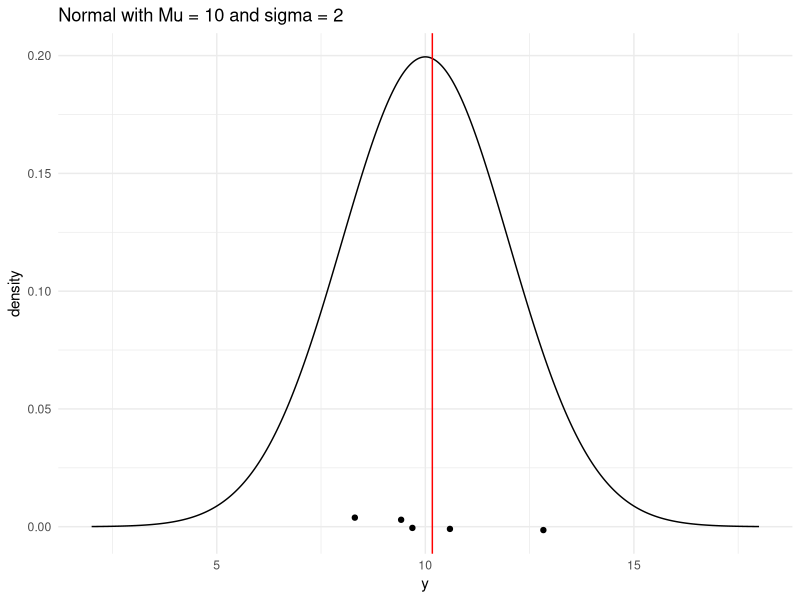
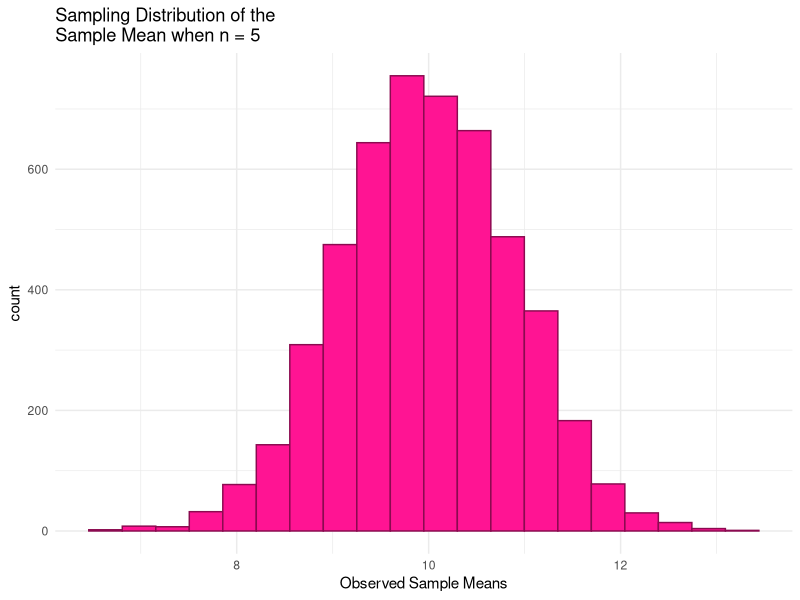
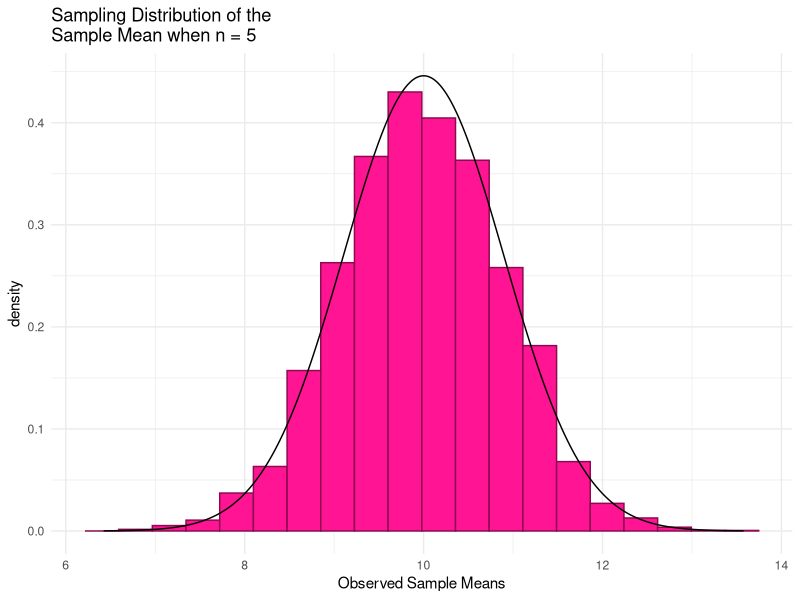
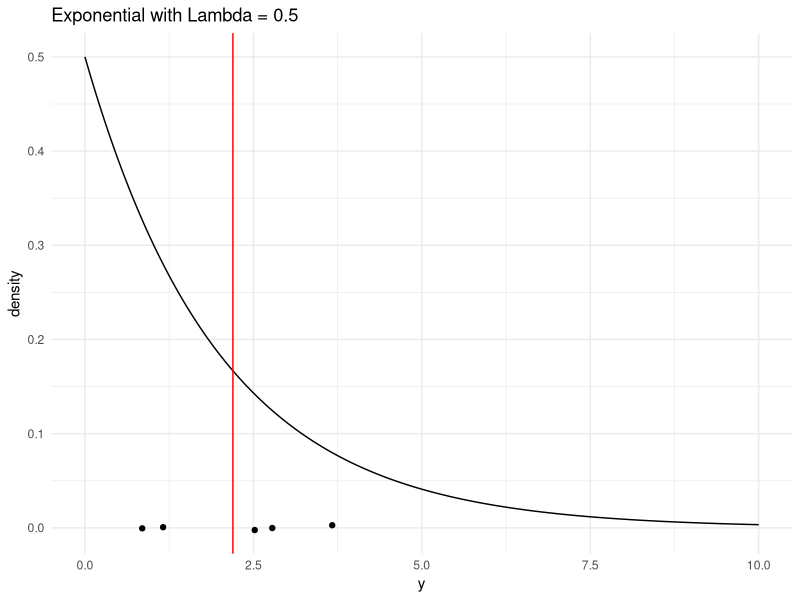
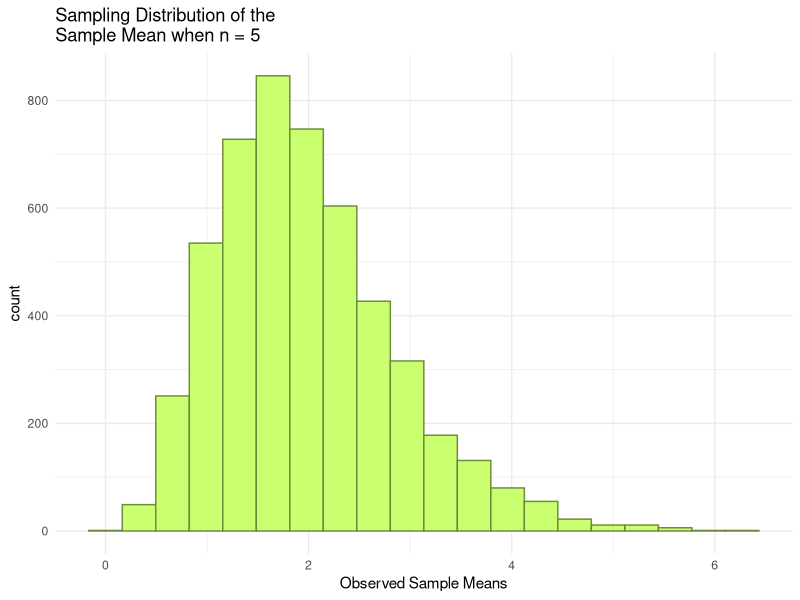
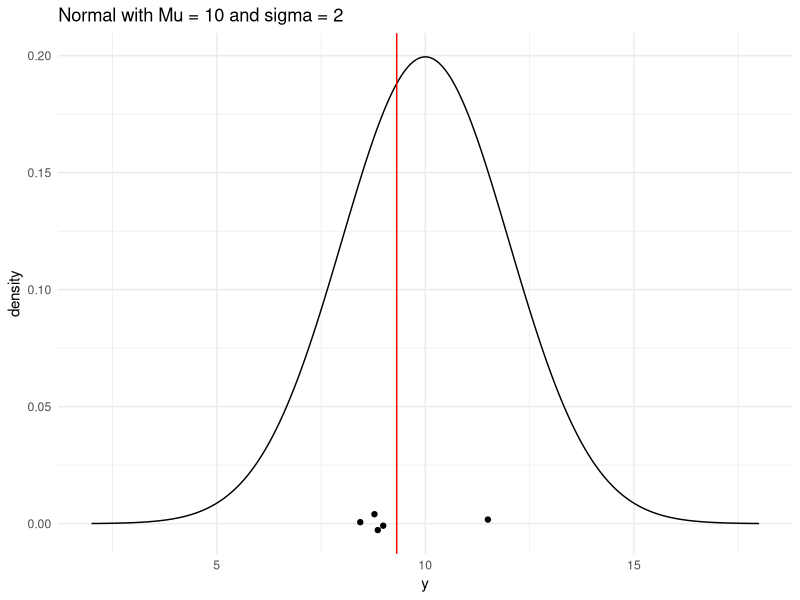
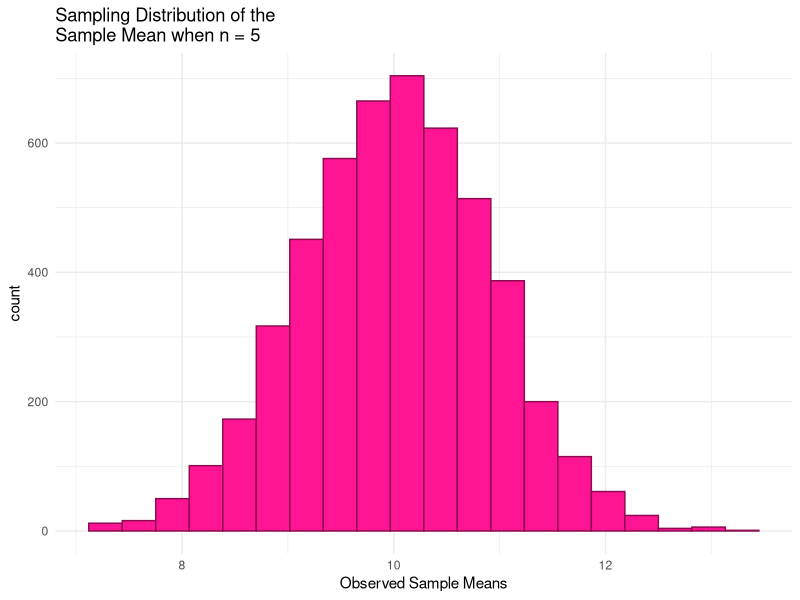

Generate these figures, in order, with R:
## ---- chunk 1
#| warning: false
library(tidyverse)
## ---- chunk 2
n <- 5       # sample size
mu <- 10     # population mean
sigma <- 2   # population standard deviation

# generate a random sample of n observations from a normal population
single_sample <- rnorm(n, mu, sigma) |> round(2)
# look at the sample
single_sample 
## ---- chunk 3
# compute the sample mean
sample_mean <- mean(single_sample)
# look at the sample mean
sample_mean     
## ---- chunk 4
# generate a range of values that span the population
plot_df <- tibble(xvals = seq(mu - 4 * sigma, mu + 4 * sigma, length.out = 500)) |>
  mutate(xvals_density = dnorm(xvals, mu, sigma))

## plot the population model density curve
ggplot(data = plot_df, aes(x = xvals, y = xvals_density)) +
  geom_line() +
  theme_minimal() +
  ## add the sample points from your sample
  geom_jitter(data = tibble(single_sample), aes(x = single_sample, y = 0),
              width = 0, height = 0.005) +
  ## add a line for the sample mean
  geom_vline(xintercept = sample_mean, colour = "red") +
  labs(x = "y", y = "density",
       title = "Normal with Mu = 10 and sigma = 2")
## ---- chunk 5
n <- 5            # sample size
mu <- 10          # population mean
sigma <- 2        # population standard deviation

generate_normal_mean <- function(mu, sigma, n) {
  
  single_sample <- rnorm(n, mu, sigma)
  sample_mean <- mean(single_sample)
  
  return(sample_mean)
}

## test function once:
generate_normal_mean(mu = mu, sigma = sigma, n = n)
## ---- chunk 6
nsim <- 5000      # number of simulations

## code to map through the function. 
## the \(i) syntax says to just repeat the generate_normal_mean function
## nsim times
means <- map_dbl(1:nsim, \(i) generate_normal_mean(mu = mu, sigma = sigma, n = n))

## print some of the 5000 means
## each number represents the sample mean from __one__ sample.
means_df <- tibble(means)
means_df
## ---- chunk 7
ggplot(data = means_df, aes(x = means)) +
  geom_histogram(colour = "deeppink4", fill = "deeppink1", bins = 20) +
  theme_minimal() +
  labs(x = "Observed Sample Means",
       title = paste("Sampling Distribution of the \nSample Mean when n =", n))
## ---- chunk 8
means_df |>
  summarise(mean_samp_dist = mean(means),
            var_samp_dist = var(means),
            sd_samp_dist = sd(means))
## ---- chunk 9
# What is the probability that we observe a sample mean larger than 11?
means_df |>
  mutate(more_than_11 = if_else(means > 11,
                                true = 1, false = 0)) |>
  summarise(prob_more_than_11 = mean(more_than_11))

# What is the probability that we observe a sample mean less than or equal to 9.5?
means_df |>
  mutate(less_9.5 = if_else(means <= 9.5,
                            true = 1, false = 0)) |>
  summarise(prob_less_9.5 = mean(less_9.5))
## ---- chunk 10
theoretical_df <- tibble(xvals = seq(mu - 4 * sigma / sqrt(n),
                                     mu + 4 * sigma / sqrt(n),
                                     length.out = 500)) |>
  mutate(xvals_density = dnorm(xvals, mu, sigma / sqrt(n)))

ggplot(data = means_df, aes(x = means)) +
  geom_histogram(colour = "deeppink4", fill = "deeppink1", bins = 20,
                 aes(y = after_stat(density))) +
  theme_minimal() +
  labs(x = "Observed Sample Means",
       title = paste("Sampling Distribution of the \nSample Mean when n =", n)) +
  geom_line(data = theoretical_df, aes(x = xvals, y = xvals_density))
## ---- chunk 11
#| warning: false
library(tidyverse)
## ---- chunk 12
#| output: false
n <- 5       # sample size
lambda <- 0.5
mu <- 1 / lambda   # population mean
sigma <- sqrt(1 / lambda ^ 2)  # population standard deviation

# generate a random sample of n observations from a normal population
single_sample <- rexp(n, lambda) |> round(2)
# look at the sample
single_sample 

# compute the sample mean
sample_mean <- mean(single_sample)
# look at the sample mean
sample_mean 

# generate a range of values that span the population
plot_df <- tibble(xvals = seq(0, mu + 4 * sigma, length.out = 500)) |>
  mutate(xvals_density = dexp(xvals, lambda))

## plot the population model density curve
ggplot(data = plot_df, aes(x = xvals, y = xvals_density)) +
  geom_line() +
  theme_minimal() +
  ## add the sample points from your sample
  geom_jitter(data = tibble(single_sample), aes(x = single_sample, y = 0),
              width = 0, height = 0.005) +
  ## add a line for the sample mean
  geom_vline(xintercept = sample_mean, colour = "red") +
  labs(x = "y", y = "density",
       title = "Exponential with Lambda = 0.5")
## ---- chunk 13
n <- 5       # sample size
lambda <- 0.5
mu <- 1 / lambda   # population mean
sigma <- sqrt(1 / lambda ^ 2)  # population standard deviation

generate_exp_mean <- function(lambda, n) {
  
  single_sample <- rexp(n, lambda)
  sample_mean <- mean(single_sample)
  
  return(sample_mean)
}

## test function once:
generate_exp_mean(lambda = lambda, n = n)

nsim <- 5000      # number of simulations

means <- map_dbl(1:nsim, \(i) generate_exp_mean(lambda = lambda, n = n))

## print some of the 5000 means
## each number represents the sample mean from __one__ sample.
means_df <- tibble(means)
means_df

ggplot(data = means_df, aes(x = means)) +
  geom_histogram(colour = "darkolivegreen4", fill = "darkolivegreen1", bins = 20) +
  theme_minimal() +
  labs(x = "Observed Sample Means",
       title = paste("Sampling Distribution of the \nSample Mean when n =", n))
## ---- chunk 14
#| warning: false
library(tidyverse)
## ---- chunk 15
#| output: false
n <- 5       # sample size
mu <- 10     # population mean
sigma <- 2   # population standard deviation

# generate a random sample of n observations from a normal population
single_sample <- rnorm(n, mu, sigma) |> round(2)
# look at the sample
single_sample 

# compute the sample mean
sample_mean <- mean(single_sample)
# look at the sample mean
sample_mean   

# generate a range of values that span the population
plot_df <- tibble(xvals = seq(mu - 4 * sigma, mu + 4 * sigma, length.out = 500)) |>
  mutate(xvals_density = dnorm(xvals, mu, sigma))

## plot the population model density curve
ggplot(data = plot_df, aes(x = xvals, y = xvals_density)) +
  geom_line() +
  theme_minimal() +
  ## add the sample points from your sample
  geom_jitter(data = tibble(single_sample), aes(x = single_sample, y = 0),
              width = 0, height = 0.005) +
  ## add a line for the sample mean
  geom_vline(xintercept = sample_mean, colour = "red") +
  labs(x = "y", y = "density",
       title = "Normal with Mu = 10 and sigma = 2")
## ---- chunk 16
#| output: false
n <- 5            # sample size
mu <- 10          # population mean
sigma <- 2        # population standard deviation

generate_samp_mean <- function(mu, sigma, n) {
  
  single_sample <- rnorm(n, mu, sigma)
  sample_mean <- mean(single_sample)
  
  return(sample_mean)
}

## test function once:
generate_samp_mean(mu = mu, sigma = sigma, n = n)

nsim <- 5000      # number of simulations

## code to map through the function. 
## the \(i) syntax says to just repeat the generate_samp_mean function
## nsim times
means <- map_dbl(1:nsim, \(i) generate_samp_mean(mu = mu, sigma = sigma, n = n))

## print some of the 5000 means
## each number represents the sample mean from __one__ sample.
means_df <- tibble(means)
means_df

ggplot(data = means_df, aes(x = means)) +
  geom_histogram(colour = "deeppink4", fill = "deeppink1", bins = 20) +
  theme_minimal() +
  labs(x = "Observed Sample Means",
       title = paste("Sampling Distribution of the \nSample Mean when n =", n))

means_df |>
  summarise(mean_samp_dist = mean(means),
            var_samp_dist = var(means),
            sd_samp_dist = sd(means))

means_df |>
  mutate(more_than_11 = if_else(means > 11,
                                true = 1, false = 0)) |>
  summarise(prob_more_than_11 = mean(more_than_11))

means_df |>
  mutate(less_9.5 = if_else(means <= 9.5,
                            true = 1, false = 0)) |>
  summarise(prob_less_9.5 = mean(less_9.5))

